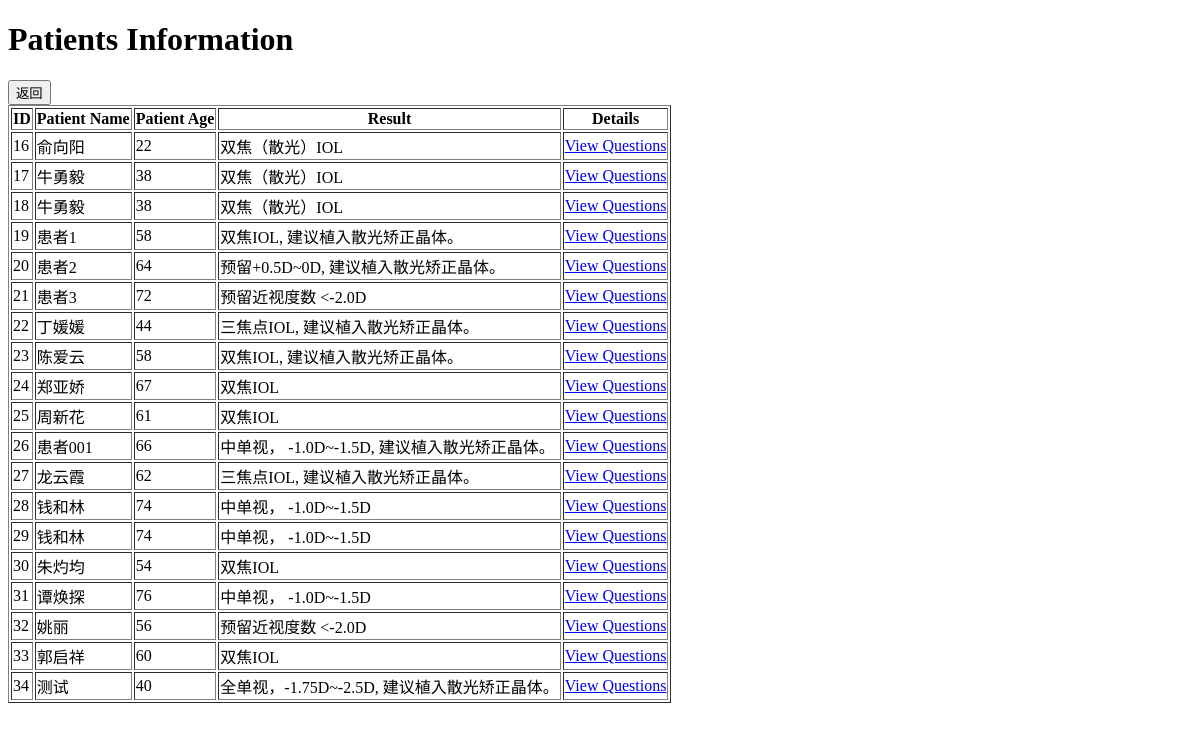
The page /show_result on the database as committed earlier.
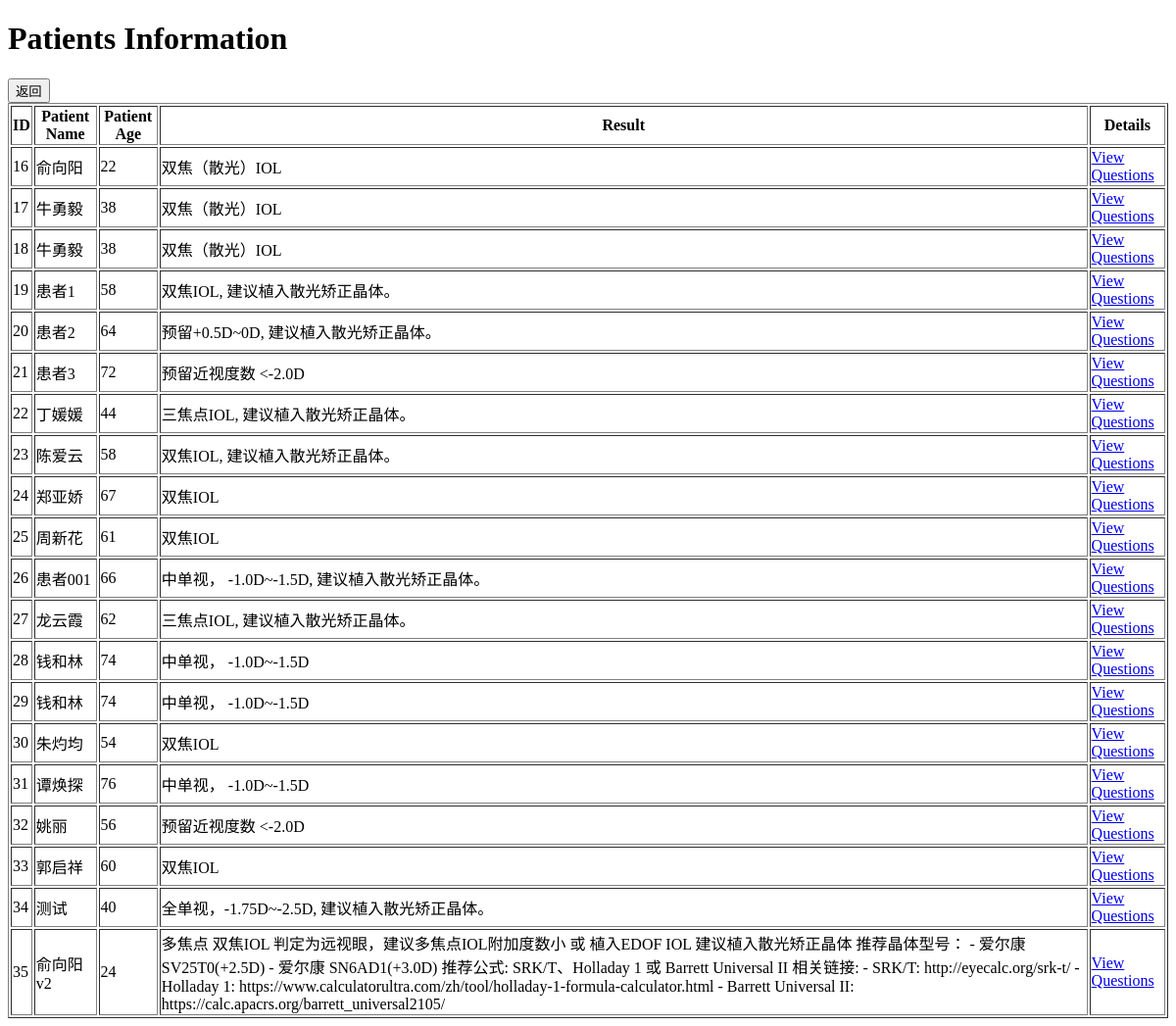
The same page on the database as committed later.
### tables this page shows
CREATE TABLE results (
            id INTEGER PRIMARY KEY AUTOINCREMENT,
            patient_name TEXT,
            patient_age INTEGER,
            answered_questions TEXT,
            result TEXT
        );

### app.py (the view)
@app.route('/show_result')
def show_result():
    conn = get_db_connection()
    patients = conn.execute('SELECT id, patient_name, patient_age, result FROM results').fetchall()
    conn.close()
    return render_template('patients.html', patients=patients)

### app.py (called while the page is built)
def get_db_connection():
    conn = sqlite3.connect('results.db')
    conn.row_factory = sqlite3.Row
    return conn

### templates/patients.html (shortened to what this page needs)
<!DOCTYPE html>
<html lang="en">
<head>
</head>
<body>
    <h1>Patients Information</h1>
    <table border="1">
        <tr>
            <th>ID</th>
            <th>Patient Name</th>
            <th>Patient Age</th>
            <th>Result</th>
            <th>Details</th>
        </tr>
        {% for patient in patients %}
        <tr>
            <td>{{ patient['id'] }}</td>
            <td>{{ patient['patient_name'] }}</td>
            <td>{{ patient['patient_age'] }}</td>
            <td>{{ patient['result'] }}</td>
            <td><a href="{{ url_for('patient_detail', id=patient['id']) }}">View Questions</a></td>
        </tr>
        {% endfor %}
        <form action="{{ url_for('index') }}" method="get">
            <button type="submit">返回</button>
        </form>
    </table>
</body>
</html>

Rows that differ between the two databases and show on the page:
added results: id "35", patient_name "俞向阳 v2", patient_age "24", result "多焦点 双焦IOL 判定为远视眼，建议多焦点IOL附加度数小 或 植入EDOF IOL 建议植入散光矫正晶体 推荐晶体型号： - 爱尔康 SV25T0(+2.5D) - 爱尔康 SN6AD1(+3.0D) 推荐公式: SRK/T、Holladay 1 或 Barrett Universal II 相关链接: - SRK/T: http://eyecalc.org/srk-t/ - Holladay 1: https://www.calculatorultra.com/zh/tool/holladay-1-formula-calculator.html - Barrett Universal II: https://calc.apacrs.org/barrett_universal2105/"
